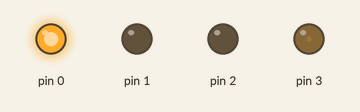
The sketch below on a simulated Arduino Uno, built with avr-gcc and run on an emulated ATmega328P. Shown: output pins drawn as LEDs (lit = HIGH).

Above: at 0.1 s.
Timing chart, 0 to 1.6 s (numbered marks = the images above):
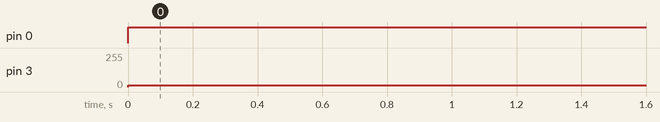

Measured:
- by itself, pin 0: LOW → HIGH at 0.00 s
- by itself, pin 3: 0/255 → 12/255 at 0.00 s

The sketch:

Practica6.ino
```cpp
/*
 * Project Práctica 6
 * Description: Enciende los led a diferentes intensidades.
 * Led con intensidad al 100%
 * Led con intensidad al 50%
 * Led con intensidad al 20%
 * Led con intensidad al 5%
 * Author: Javier Sánchez
 * Date: Octubre 13, 2020.
 */

// setup() runs once, when the device is first turned on.
void setup()
{
    // Put initialization like pinMode and begin functions here.
    for (int i = 0; i <= 3; i++)
    {
        pinMode(i, OUTPUT);
    }
}

// loop() runs over and over again, as quickly as it can execute.
void loop()
{
    // The core of your code will likely live here.
    // 100%
    analogWrite(0, 255);
    // 50%
    analogWrite(1, 125.5);
    // 20%
    analogWrite(2, 51);
    // 5%
    analogWrite(3, 12.75);
}
```
